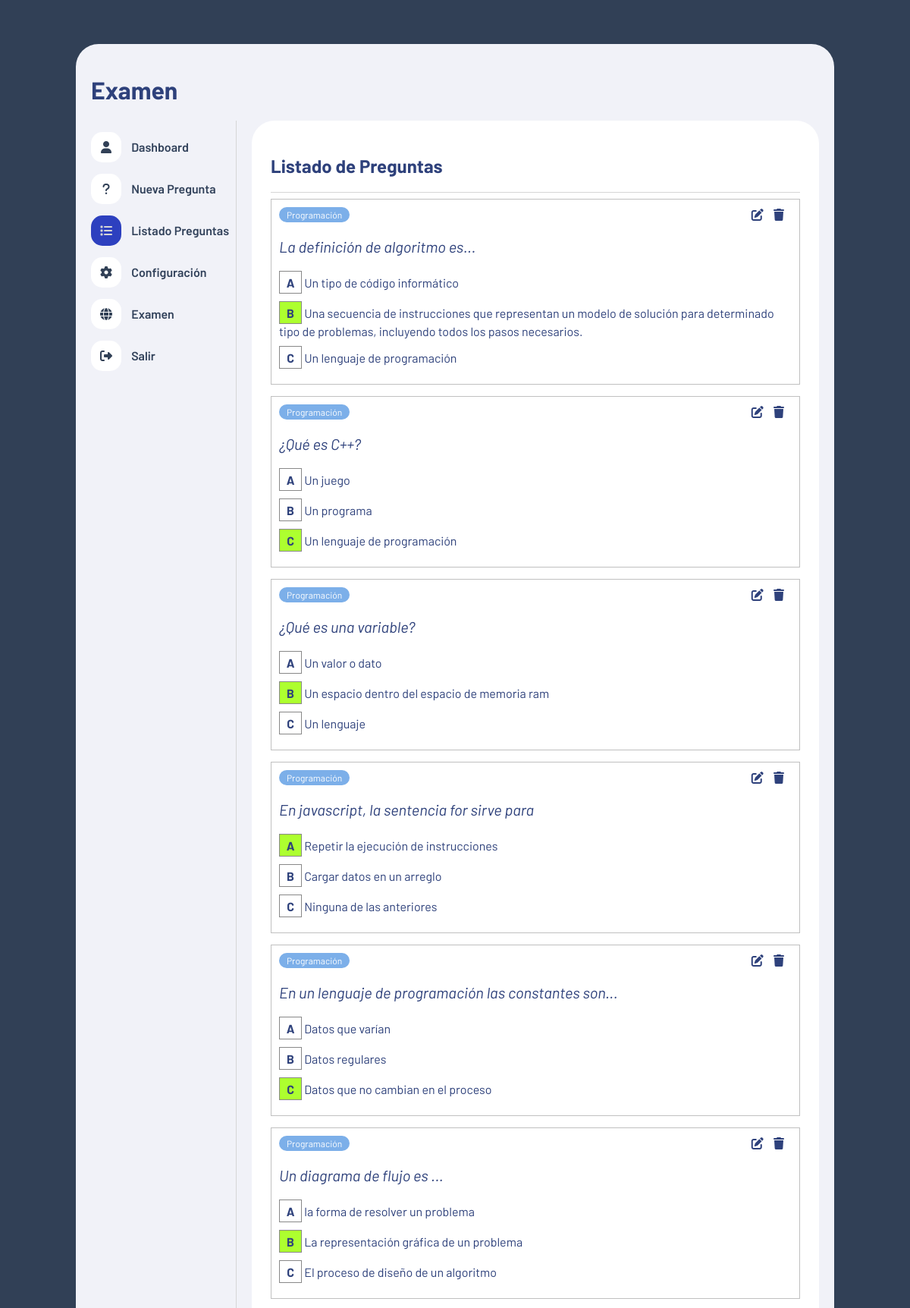
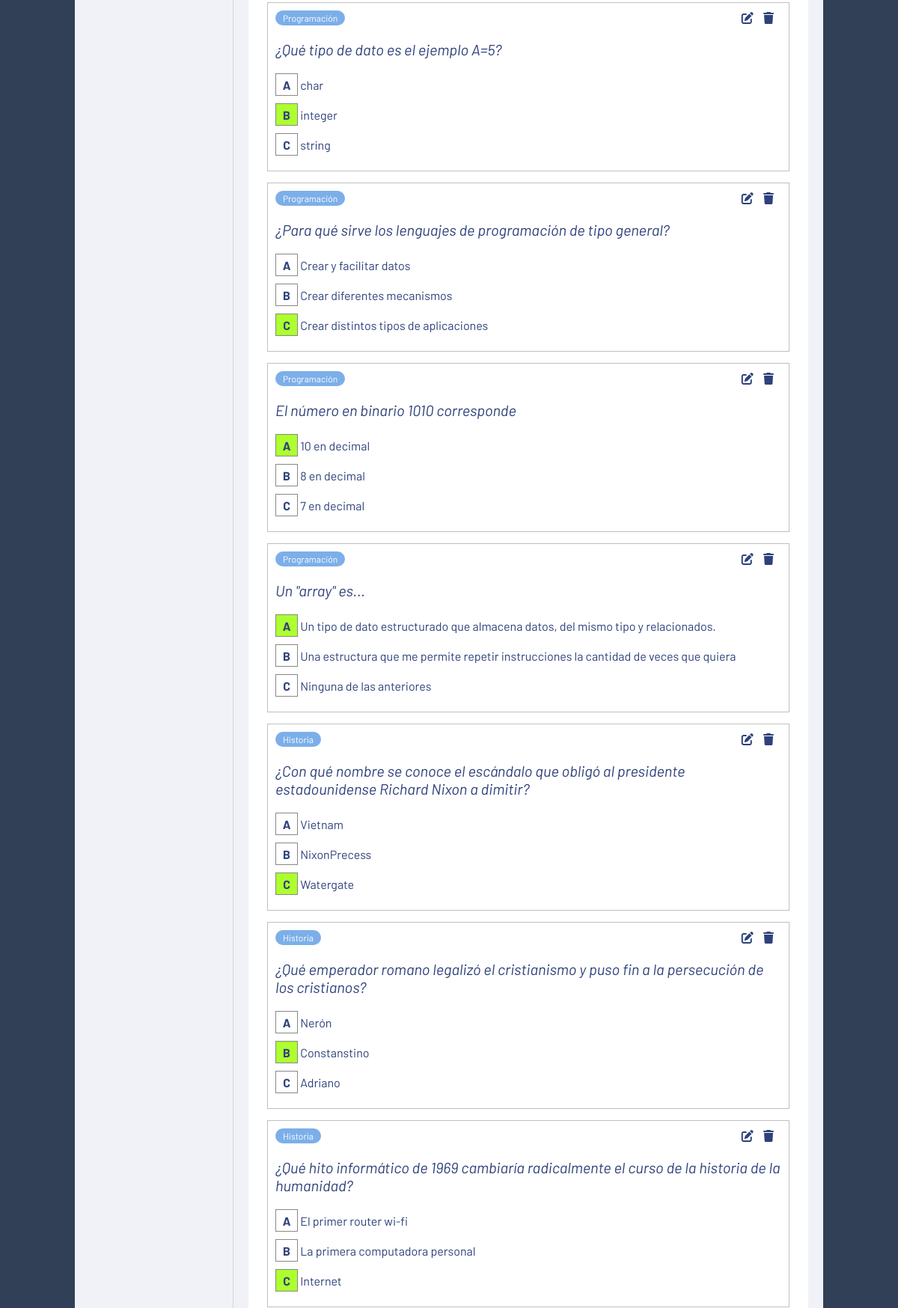
Screenshot of /quiz/admin/listadopreguntas.php (signed in, upper part) with the database file from the repository (2 pictures, top to bottom).
### tables this page shows
CREATE TABLE IF NOT EXISTS `preguntas` (
  `id` int NOT NULL AUTO_INCREMENT,
  `tema` int NOT NULL,
  `pregunta` text NOT NULL,
  `opcion_a` text NOT NULL,
  `opcion_b` text NOT NULL,
  `opcion_c` text NOT NULL,
  `correcta` varchar(1) NOT NULL,
  PRIMARY KEY (`id`)
);

CREATE TABLE IF NOT EXISTS `temas` (
  `id` int NOT NULL AUTO_INCREMENT,
  `nombre` varchar(100) NOT NULL,
  PRIMARY KEY (`id`)
);

### quiz/admin/funciones.php (called while the page is built, shortened)
<?php
function obtenerNombreTema($id){
    include("conexion.php");
    $query = "SELECT * FROM temas WHERE id = '$id'";
    $result = mysqli_query($conn, $query);
    $tema = mysqli_fetch_array($result);
    return $tema['nombre'];
}
function obetenerTodasLasPreguntas()
{
    include("conexion.php");
    $query = "SELECT * FROM preguntas";
    $result = mysqli_query($conn, $query);
    return $result;
}

### quiz/admin/listadopreguntas.php (the view, shortened to what this page needs)
<?php
include("funciones.php");
$resultado_preguntas = obetenerTodasLasPreguntas();
?>
<!DOCTYPE html>
<html lang="es">
<head>
    <link rel="stylesheet" href="https://cdnjs.cloudflare.com/ajax/libs/font-awesome/6.1.1/css/all.min.css"
    />
    <link rel="stylesheet" href="estilo.css">
</head>
<body>
    <div class="contenedor">
        <header>
            <h1>Examen</h1>
        </header>
        <div class="contenedor-info">
            <?php include("nav.php") ?>
            <div class="panel">
                <h2>Listado de Preguntas</h2>
                <hr>
                <section id="listadoPreguntas">
                <?php while ($row = mysqli_fetch_assoc($resultado_preguntas)) : ?>
                    <div class="contenedor-pregunta">
                        <header>
                            <span class="tema"><?php echo obtenerNombreTema($row['tema'])?></span>
                            <div class="opciones">
                                <i class="fa-solid fa-pen-to-square" onclick="editarPregunta(<?php echo $row['id']?>)"></i>
                                <i class="fa-solid fa-trash"" onclick="abrirModalEliminar(<?php echo $row['id']?>)"></i>
                            </div>
                        </header>
                        <p class="pregunta"><?php echo $row['pregunta']?></p>
                        <div class="opcion">
                            <div class="caja <?php if($row['correcta']=='A'){ echo 'pintarVerde';}?>">
                                A
                            </div>
                            <span class="texto"><?php echo $row['opcion_a']?></span>
                        </div>
                        <div class="opcion">
                            <span class="caja <?php if($row['correcta']=='B'){ echo 'pintarVerde';}?>">B</span>
                            <span class="texto"><?php echo $row['opcion_b']?></span>
                        </div>
                        <div class="opcion">
                            <span class="caja <?php if($row['correcta']=='C'){ echo 'pintarVerde';}?>">C</span>
                            <span class="texto"><?php echo $row['opcion_c']?></span>
                        </div>
                    </div>
                <?php endwhile ?>
                </section>
            </div>
        </div>
    </div>
</body>
</html>

### quiz/admin/nav.php
<nav class="nav" id="nav">
    <ul>
        <li>
            <a href="index.php">
                <div class="icono" id="0">
                    <i class="fa-solid fa-user"></i>
                </div>
                Dashboard
            </a>
        </li>
        <li>
            <a href="nuevapregunta.php">
                <div class="icono" id="1">
                    <i class="fa-solid fa-question"></i>
                </div>
                Nueva Pregunta
            </a>
        </li>
        <li>
            <a href="listadopreguntas.php">
                <div class="icono" id="2">
                    <i class="fa-solid fa-list"></i>
                </div>
                Listado Preguntas
            </a>
        </li>
        <li>
            <a href="configuracion.php">
                <div class="icono" id="3">
                    <i class="fa-solid fa-gear"></i>
                </div>
                Configuración
            </a>
        </li>
        <li>
            <a href="../index.php" target="_blank">
                <div class="icono" id="4">
                    <i class="fa-solid fa-globe"></i>
                </div>
                Examen
            </a>
        </li>
        <li>
            <a href="cerrar-sesion.php">
                <div class="icono" id="5">
                    <i class="fa-solid fa-right-from-bracket"></i>
                </div>
                Salir
            </a>
        </li>
    </ul>
</nav>

### quiz/admin/estilo.css (style rules this page uses)
* { box-sizing: border-box; font-family: 'Barlow'; }
body { background-color: #314056; padding: 50px; color: #2e417b; }
hr { border: none; border-bottom: 1px solid #d6d6d6; }
.contenedor { max-width: 1000px; width: 100%; margin: auto; background-color: #f1f2f8; padding: 20px; border-radius: 30px; }
.contenedor .contenedor-info { display: flex; }
.contenedor .contenedor-info .nav { width: 250px; border-right: 1px solid #d6d6d6; }
.contenedor .contenedor-info .nav ul { list-style: none; margin: 0; padding: 0; }
.contenedor .contenedor-info .nav ul li { margin: 15px 0; }
.contenedor .contenedor-info .nav ul li .icono { display: inline-block; width: 40px; height: 40px; background-color: #fff; color: #314056; border-radius: 15px; text-align: center; margin-right: 10px; }
.contenedor .contenedor-info .nav ul li .icono i { line-height: 40px; }
.contenedor .contenedor-info .nav ul li a { text-decoration: none; color: #31415a; font-size: 16px; font-weight: 600; }
.contenedor .contenedor-info .nav ul li .selected { background-color: #2d40bf; color: #d6d6d6; }
.contenedor .contenedor-info .panel { background-color: #fff; width: 100%; border-radius: 30px; margin-left: 20px; padding: 25px; }
#listadoPreguntas .contenedor-pregunta { border: 1px solid #c0c0c0; padding: 10px; margin-bottom: 15px; }
#listadoPreguntas .contenedor-pregunta header { display: flex; justify-content: space-between; }
#listadoPreguntas .contenedor-pregunta header .tema { display: block; background: #7cafe9; color: #fff; font-size: 12px; padding: 3px 10px; border-radius: 10px; }
#listadoPreguntas .contenedor-pregunta header .opciones i { display: inline-block; margin-right: 10px; cursor: pointer; }
#listadoPreguntas .contenedor-pregunta .pregunta { font-size: 20px; font-style: italic; }
#listadoPreguntas .contenedor-pregunta .opcion { margin-bottom: 10px; }
#listadoPreguntas .contenedor-pregunta .caja { display: inline-block; text-align: center; line-height: 30px; width: 30px; height: 30px; border: 1px solid #888; font-weight: bold; }
.pintarVerde { background-color: greenyellow; }

### rows the page displays
preguntas: tema.nombre "Programación", pregunta "La definición de algoritmo es...", opcion_a "Un tipo de código informático", opcion_b "Una secuencia de instrucciones que representan un modelo de solución para determinado tipo de problemas, incluyendo todos los pasos necesarios.", opcion_c "Un lenguaje de programación"
preguntas: tema.nombre "Programación", pregunta "¿Qué es C++?", opcion_a "Un juego", opcion_b "Un programa", opcion_c "Un lenguaje de programación"
preguntas: tema.nombre "Programación", pregunta "¿Qué es una variable?", opcion_a "Un valor o dato", opcion_b "Un espacio dentro del espacio de memoria ram", opcion_c "Un lenguaje"
preguntas: tema.nombre "Programación", pregunta "En javascript, la sentencia for sirve para", opcion_a "Repetir la ejecución de instrucciones", opcion_b "Cargar datos en un arreglo", opcion_c "Ninguna de las anteriores"
preguntas: tema.nombre "Programación", pregunta "En un lenguaje de programación las constantes son...", opcion_a "Datos que varían", opcion_b "Datos regulares", opcion_c "Datos que no cambian en el proceso"
preguntas: tema.nombre "Programación", pregunta "Un diagrama de flujo es ...", opcion_a "la forma de resolver un problema", opcion_b "La representación gráfica de un problema", opcion_c "El proceso de diseño de un algoritmo"
preguntas: tema.nombre "Programación", pregunta "¿Qué tipo de dato es el ejemplo A=5?", opcion_a "char", opcion_b "integer", opcion_c "string"
preguntas: tema.nombre "Programación", pregunta "¿Para qué sirve los lenguajes de programación de tipo general?", opcion_a "Crear y facilitar datos", opcion_b "Crear diferentes mecanismos", opcion_c "Crear distintos tipos de aplicaciones"
preguntas: tema.nombre "Programación", pregunta "El número en binario 1010 corresponde", opcion_a "10 en decimal", opcion_b "8 en decimal", opcion_c "7 en decimal"
preguntas: tema.nombre "Programación", pregunta "Un \"array\" es...", opcion_a "Un tipo de dato estructurado que almacena datos, del mismo tipo y relacionados.", opcion_b "Una estructura que me permite repetir instrucciones la cantidad de veces que quiera", opcion_c "Ninguna de las anteriores"
preguntas: tema.nombre "Historia", pregunta "¿Con qué nombre se conoce el escándalo que obligó al presidente estadounidense Richard Nixon a dimitir?", opcion_a "Vietnam", opcion_b "NixonPrecess", opcion_c "Watergate"
preguntas: tema.nombre "Historia", pregunta "¿Qué emperador romano legalizó el cristianismo y puso fin a la persecución de los cristianos?", opcion_a "Nerón", opcion_b "Constanstino", opcion_c "Adriano"
preguntas: tema.nombre "Historia", pregunta "¿Qué hito informático de 1969 cambiaría radicalmente el curso de la historia de la humanidad?", opcion_a "El primer router wi-fi", opcion_b "La primera computadora personal", opcion_c "Internet"
